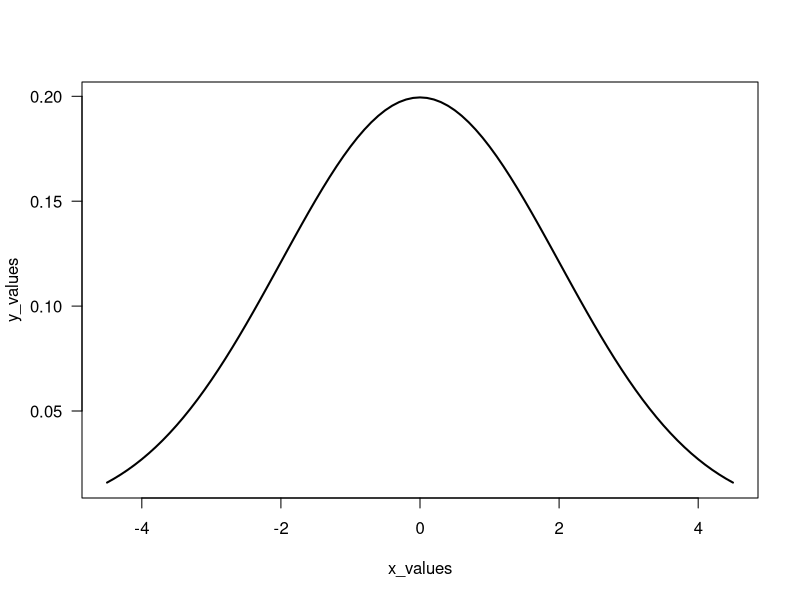
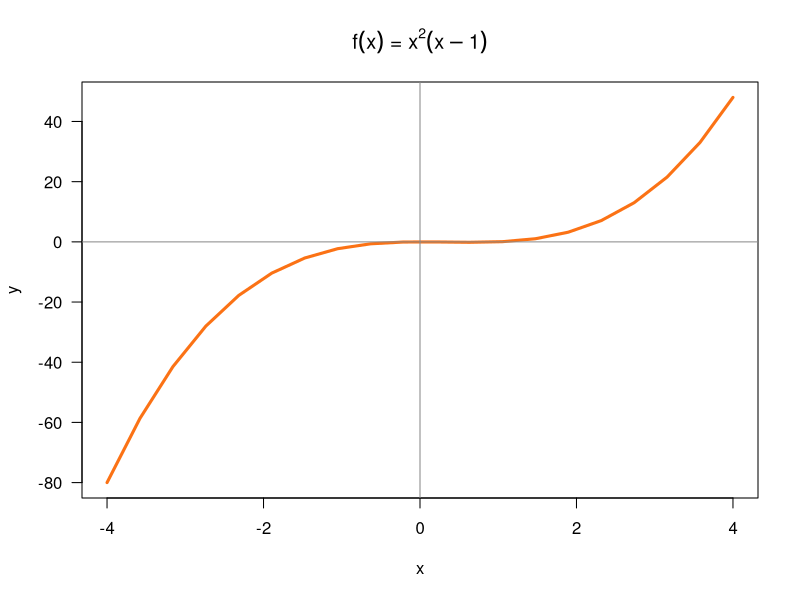

Reproduce these figures in R, in order.
## ---- chunk 1
knitr::opts_chunk$set(echo = TRUE, fig.path = 'lab07-images/')
## ---- chunk 2
# your function f()

## ---- chunk 3
# your function g()

## ---- chunk 4
# your function fog()

## ---- chunk 5
# your function gof()

## ---- chunk 6
# your pythagoras() function

## ---- chunk 7
# test pythagoras(3, 4)

## ---- chunk 8
# test pythagoras(5)

## ---- chunk 9
# area of circle with radius 2
r <- 2
area <- pi * r^2
area
## ---- chunk 10
# cylinder variables
r = 2  # radius
h = 3  # height

# area of cylinder
2 * pi * r * h + 2 * pi * r^2
## ---- chunk 11
miles2kms <- function() {
  # fill in
}
## ---- chunk 12
# your gallons2liters() function

## ---- chunk 13
# your liters2gallons() function

## ---- chunk 14
# your code

## ---- chunk 15
# your code

## ---- chunk 16
# compare with dnorm()
dnorm(x = 1, mean = 0, sd = 2)
## ---- chunk 17
# you should get a plot like this one
x_values <- seq(from = -4.5, to = 4.5, by = 0.1)
y_values <- dnorm(x_values, mean = 0, sd = 2)
plot(x_values, y_values, las = 1, type = "l", lwd = 2)
## ---- chunk 18
# your code
## ---- chunk 19
poly1 <- function(x) {
  (x^2) * (x - 1)
}
## ---- chunk 20
# set of points
x <- seq(-4, 4, length.out = 20)
y <- poly1(x)

# graph polynomial
plot(x, y, type = 'l', lwd = 3, col = "#FB7215", las = 1)
abline(h = 0, v = 0, col = '#888888aa', lwd = 1.5)
title(main = expression(paste(f(x), ' = ', x^2, (x - 1))))
## ---- chunk 21
# your descriptive() function
descriptive <- function() {
  # fill in

}
## ---- chunk 22
choose(n = 5, k = 2)
## ---- chunk 23
factorial(4)
## ---- chunk 24
z <- 100*pi
# Fill in the following if-else statements. You may (or may not) 
# have to add or subtract else if or else statements.
if (TRUE) { # Replace TRUE with a condition.
  
} else if (TRUE) { # Replace TRUE with a condition.
  
} else {
  
}
## ---- chunk 25
y <- 1 # Change this value!

if (y > 0) {
  print("positive")
} else if (y < 0) {
  print("negative")
} else {
  print("zero?")
}
## ---- chunk 26
# Convert the day of the week into a number.
day <- "Tuesday" # Change this value!

if (day == 'Sunday') {
  num_day <- 1
} else {
  if (day == "Monday") {
    num_day <- 2
  } else {
    if (day == "Tuesday") {
      num_day <- 3
    } else {
      if (day == "Wednesday") {
        num_day <- 4
      } else {
        if (day == "Thursday") {
          num_day <- 5
        } else {
          if (day == "Friday") {
            num_day <- 6
          } else {
            if (day == "Saturday") {
              num_day <- 7
            }
          }
        }
      }
    }
  }
}


num_day
## ---- chunk 27
# Convert the day of the week into a number.
day <- "Tuesday" # Change this value!

if (day == 'Sunday') {
  num_day <- 1
} else if (day == "Monday") {
  num_day <- 2
} else if (day == "Tuesday") {
  num_day <- 3
} else if (day == "Wednesday") {
  num_day <- 4
} else if (day == "Thursday") {
  num_day <- 5
} else if (day == "Friday") {
  num_day <- 6
} else if (day == "Saturday") {
  num_day <- 7
}

num_day
## ---- chunk 28
# Convert the day of the week into a number.
day <- "Tuesday" # Change this value!

switch(day, # The expression to be evaluated.
  Sunday = 1,
  Monday = 2,
  Tuesday = 3,
  Wednesday = 4,
  Thursday = 5,
  Friday = 6,
  Saturday = 7,
  NA) # an (optional) default value if there are no matches
## ---- chunk 29
# Convert a number into a day of the week.
day_num <- 3 # Change this value!

switch(day_num,
  "Sunday",
  "Monday",
  "Tuesday",
  "Wednesday",
  "Thursday",
  "Friday",
  "Saturday")
